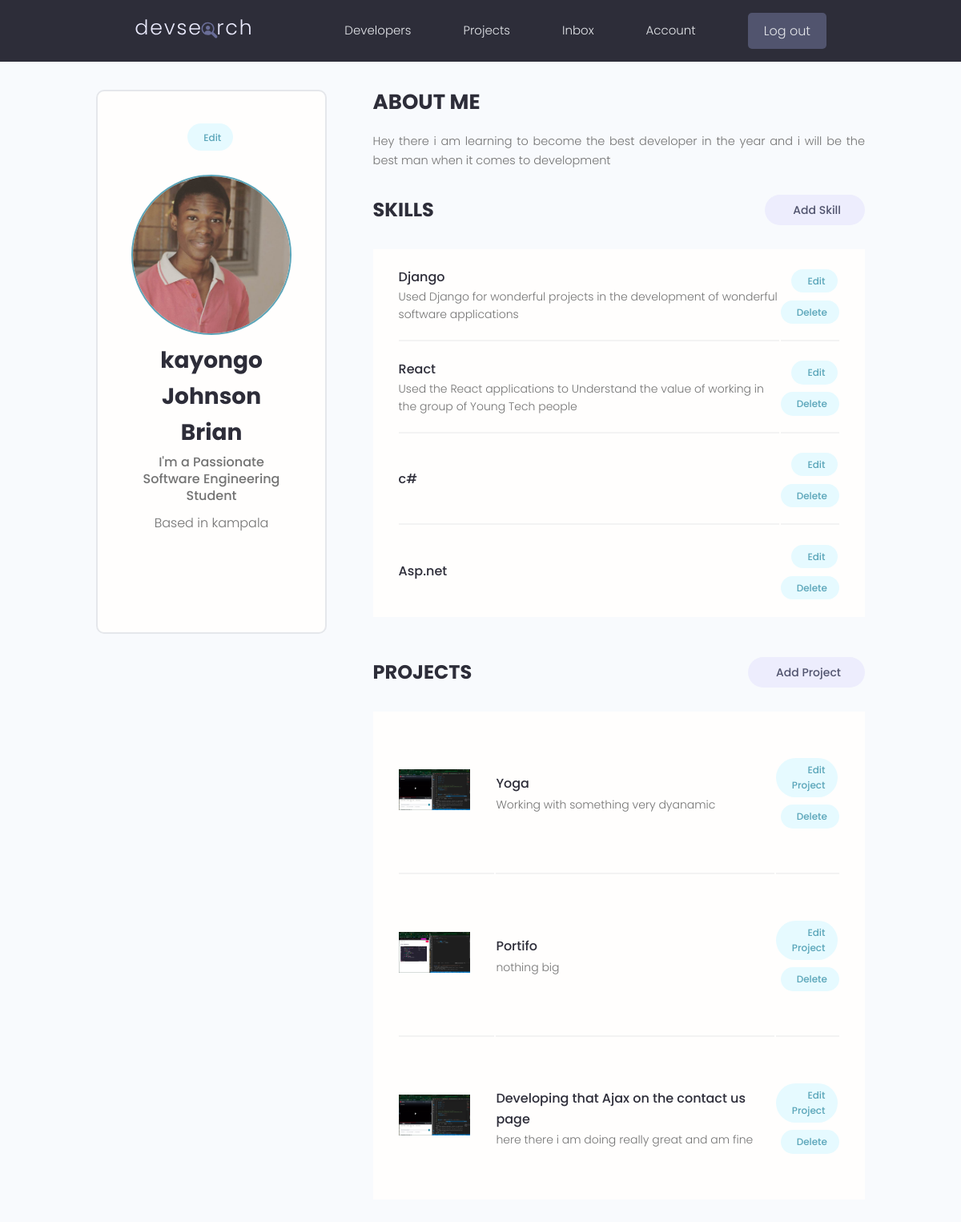
Page /account (signed in) on the committed database.
### users/models.py (models this page shows, shortened)
class Profile(models.Model):
    user = models.OneToOneField(
        User, on_delete=models.CASCADE, null=True, blank=True)
    username = models.CharField(max_length=200, null=True, blank=True)
    location = models.CharField(max_length=200, null=True, blank=True)
    name = models.CharField(max_length=200, null=True, blank=True)
    email = models.EmailField(null=True, blank=True, max_length=200)
    short_intro = models.CharField(max_length=200, null=True, blank=True)
    bio = models.TextField(null=True, blank=True)
    profile_image = models.ImageField(
        null=True, blank=True, upload_to="profiles/", default="profiles/user.png")
    social_github = models.CharField(max_length=200, null=True, blank=True)
    social_twiter = models.CharField(max_length=200, null=True, blank=True)
    social_youtube = models.CharField(max_length=200, null=True, blank=True)
    social_website = models.CharField(max_length=200, null=True, blank=True)
    id = models.UUIDField(default=uuid.uuid4,
                          primary_key=True, unique=True, editable=False)
    created = models.DateTimeField(auto_now_add=True)

class Skill(models.Model):
    id = models.UUIDField(default=uuid.uuid4,
                          primary_key=True, unique=True, editable=False)
    owner = models.ForeignKey(
        Profile, on_delete=models.CASCADE, null=True, blank=True)
    name = models.CharField(max_length=200, null=True, blank=True)
    description = models.TextField(null=True, blank=True)
    created = models.DateTimeField(auto_now_add=True)

### projects/models.py (models this page shows, shortened)
class Project(models.Model):
    owner = models.ForeignKey(
        Profile, null=True, blank=True, on_delete=models.SET_NULL)
    title = models.CharField(max_length=120)
    description = models.TextField(null=True, blank=True)
    featured_image = models.ImageField(
        null=True, blank=True, default="default.png")
    demo_link = models.CharField(max_length=2000, null=True, blank=True)
    source_link = models.CharField(max_length=2000, null=True, blank=True)
    tags = models.ManyToManyField('Tag', blank=True)
    vote_total = models.IntegerField(default=0, null=True, blank=True)
    vote_ratio = models.IntegerField(default=0, null=True, blank=True)
    created = models.DateTimeField(auto_now_add=True)
    id = models.UUIDField(default=uuid.uuid4,
                          primary_key=True, unique=True, editable=False)

### users/views.py (the view)
# urls.py: path('account', views.userAccount, name='account'),
@login_required(login_url='login')
def userAccount(request):
    profile = request.user.profile
    skills = profile.skill_set.all()
    projects = profile.project_set.all()
    context = {'profile': profile, 'skills': skills, 'projects': projects}
    return render(request, 'users/account.html', context)

### users/templates/users/account.html (shortened to what this page needs)
{% extends 'main.html' %}
{% load static %}
{% block content %}
  <main class="settingsPage profile my-md">
    <div class="container">
      <div class="layout">
        <div class="column column--1of3">
          <div class="card text-center">
            <div class="card__body dev">
              <a class="tag tag--pill tag--main settings__btn" href="{% url 'edit-account' %}"> Edit</a>
              <img class="avatar avatar--xl dev__avatar" src="{{ profile.profile_image.url }}" />
              <h2 class="dev__name">{{ profile.name }}</h2>
              <p class="dev__title">{{ profile.short_intro }}</p>
              <p class="dev__location">Based in {{ profile.location }}</p>
              <ul class="dev__social">
              </ul>
            </div>
          </div>
        </div>
        <div class="column column--2of3">
          <div class="devInfo">
            <h3 class="devInfo__title">About Me</h3>
            <p class="devInfo__about">
            {{profile.bio}}
            </p>
          </div>
          <div class="settings">
            <h3 class="settings__title">Skills</h3>
            <a class="tag tag--pill tag--sub settings__btn tag--lg" href="{% url 'create-skill' %}"> Add Skill</a>
          </div>
          <table class="settings__table">
            {% for skill in skills  %}
            <tr>
              <td class="settings__tableInfo">
                <h4>{{ skill.name }}</h4>
                <p>
                  {{ skill.description }}
                </p>
              </td>
              <td class="settings__tableActions">
                <a class="tag tag--pill tag--main settings__btn" href="{% url 'update-skill' skill.id %}"> Edit</a>
                <a class="tag tag--pill tag--main settings__btn" href="#">
                  Delete</a>
              </td>
            </tr>
            {% endfor %}
          </table>
          <div class="settings">
            <h3 class="settings__title">Projects</h3>
            <a class="tag tag--pill tag--sub settings__btn tag--lg" href="{% url 'create-project' %}"> Add Project</a>
          </div>
          <table class="settings__table">
            {% for project in projects %}
            <tr>
              <td class="settings__thumbnail">
                <a href="{% url 'project' project.id %}"><img src="{{ project.featured_image.url }}" alt="Project Thumbnail" /></a>
              </td>
              <td class="settings__tableInfo">
                <a href="{% url 'project' project.id %}">{{ project.title }}</a>
                <p>
                 {{ project.description | slice:"150" }}
                </p>
              </td>
              <td class="settings__tableActions">
                <a class="tag tag--pill tag--main settings__btn" href="{% url 'update-project' project.id %}"> Edit Project</a>
                <a class="tag tag--pill tag--main settings__btn" href="{% url 'delete-project' project.id %}">
                  Delete</a>
              </td>
            </tr>
            {% endfor %}
          </table>
        </div>
      </div>
    </div>
  </main>
  {% endblock content %}

### static/styles/app.css (style rules this page uses)
:root { --color-sub: #2d2d39; }
.card { border: 2px solid var(--color-light); }
img { width: 100%; }
.profile .card > .dev { padding: 4rem; }
.dev__avatar { display: block; margin: auto; }
.dev__name { color: var(--color-sub); font-size: 2.8rem; font-weight: 700; margin-top: 1rem; margin-bottom: 0.5rem; }
.dev__title { font-size: 1.6rem; font-weight: 500; line-height: 1.3; }
.dev__location { margin-top: 1rem; }
.dev__social { margin: 3rem 0; list-style: none; display: flex; justify-content: center; gap: 1.5rem; }
.devInfo { margin-bottom: 3rem; }
.devInfo__title, .devInfo__subtitle { font-size: 2.6rem; color: var(--color-sub); text-transform: uppercase; font-weight: 700; margin-bottom: 1.5rem; }
.devInfo__about, .devSkill__info { font-size: 1.45rem; line-height: 1.7; text-align: justify; }
.settingsPage .dev > .settings__btn { display: inline-block; margin-bottom: 3rem; }
.settings { display: flex; justify-content: space-between; align-items: center; }
.settings__title { font-size: 2.4rem; text-transform: uppercase; font-weight: 700; color: var(--color-sub); }
.settings__table { margin-top: 3rem; margin-bottom: 5rem; padding: 0 3rem; background: var(--color-white); }
.settings__table tr { width: 100%; }
.settings__table tr > td { padding: 2rem 0; }
.settings__table tr:not(:last-child) td { border-bottom: 2px solid var(--color-white-light); }
.settings__thumbnail { width: 23%; min-width: 10rem; }
.settings__thumbnail img { padding-right: 3rem; height: 15rem; object-fit: contain; }
.settings__tableInfo { width: 100%; }
.settings__tableInfo h4, .settings__tableInfo a { padding-right: 1rem; width: auto; font-size: 1.6rem; font-weight: 500; color: var(--color-sub); }
.settings__tableInfo p { font-size: 1.4rem; }
.settings__tableActions { text-align: right; }

### static/uikit/styles/modules/_variables.css (style rules this page uses)
:root { --color-main: #5aa5b9; --color-main-light: #e6faff; --color-sub: #3f4156; --color-sub-light: #51546e; --color-sub-lighter: #ededfd; --color-text: #737373; --color-gray: #8b8b8b; --color-light: #e5e7eb; --color-light-gray: #767676; --color-bg: #f8fafd; --color-white: #fffefd; --color-white-light: #f3f3f3; --color-success: #359e64; --color-success-bg: #def8e8; --color-error: #fc4b0b; --color-error-bg: #fff2ee; --font-base: 'Poppins', arial, helvetica, 'Segoe UI', roboto, ubuntu, sans-serif; --font-monospace: 'Fira Code', 'Courier New', courier, monospace; --font-regular: 300; --font-medium: 500; --font-bold: 700; --generic-shadow: 1px 1px 5px #00000010; --generic-transition: all 0.3s ease-in-out; }

### static/uikit/styles/modules/_base.css (style rules this page uses)
* { margin: 0; padding: 0; box-sizing: border-box; text-rendering: optimizeLegibility; color: inherit; font-size: inherit; }
html { font-size: 50%; }
@media only screen and (min-width: 480px) { html { font-size: 56.25%; } }
@media only screen and (min-width: 1200px) { html { font-size: 62.5%; } }
body { line-height: 1.6; font-weight: 400; font-size: 1.5rem; color: var(--color-text); background-color: var(--color-bg); min-height: 100vh; }

### static/uikit/styles/modules/_typography.css (style rules this page uses)
* { font-family: var(--font-base); }
h2 { font-size: 3.6rem; font-weight: var(--font-bold); }
h3 { font-size: 3.2rem; font-weight: var(--font-medium); }
h4 { font-size: 2.8rem; font-weight: var(--font-medium); }
p, span, strong { font-size: 1.6rem; color: var(--color-text); font-weight: var(--font-regular); }
a { padding-bottom: 2px; text-decoration: none; display: inline-block; color: var(--color-main); font-weight: var(--font-medium); }

### static/uikit/styles/modules/_utilities.css (style rules this page uses)
.container { width: 92%; max-width: 165rem; margin: 0 auto; box-sizing: border-box; }
@media screen and (min-width: 1000px) { .container { width: 90%; } }
@media screen and (min-width: 1200px) { .container { width: 80%; } }
.text-center { text-align: center; }
.my-md { margin: 3rem auto; }

### static/uikit/styles/modules/_avatar.css (style rules this page uses)
.avatar { border-radius: 50%; border: 2px solid var(--color-main); object-fit: cover; }
.avatar--xl { height: 20rem; width: 20rem; }

### static/uikit/styles/modules/_card.css (style rules this page uses)
.card { border-radius: 1rem; background-color: var(--color-white); border: 1.5px solid var(--color-light); width: auto; height: auto; margin-top: 0.5rem; margin-bottom: 0.5rem; overflow: hidden; }
.card__body, .card__header { padding: 2rem 2.5rem; }

### static/uikit/styles/modules/_layout.css (style rules this page uses)
.layout { display: flex; flex-flow: row wrap; justify-content: space-between; }
.layout > .column { margin-bottom: 3rem; }
.layout > .column.column--1of3 { flex-basis: 30%; }
.layout > .column.column--2of3 { flex-basis: 64%; }

### rows in the picture
Profile: profile_image (picture), name "kayongo Johnson Brian", short_intro "I'm a Passionate Software Engineering Student", location "kampala", bio "Hey there i am learning to become the best developer in the year and i will be the best man when it comes to development"
Skill: name "Django", description "Used Django for wonderful projects in the development of wonderful software applications"
Skill: name "React", description "Used the React applications to Understand the value of working in the group of Young Tech people"
Skill: name "c#"
Skill: name "Asp.net"
Project: featured_image (picture), title "Yoga", description "Working with something very dyanamic"
Project: featured_image (picture), title "Portifo", description "nothing big"
Project: featured_image (picture), title "Developing that Ajax on the contact us page", description "here there i am doing really great and am fine"
